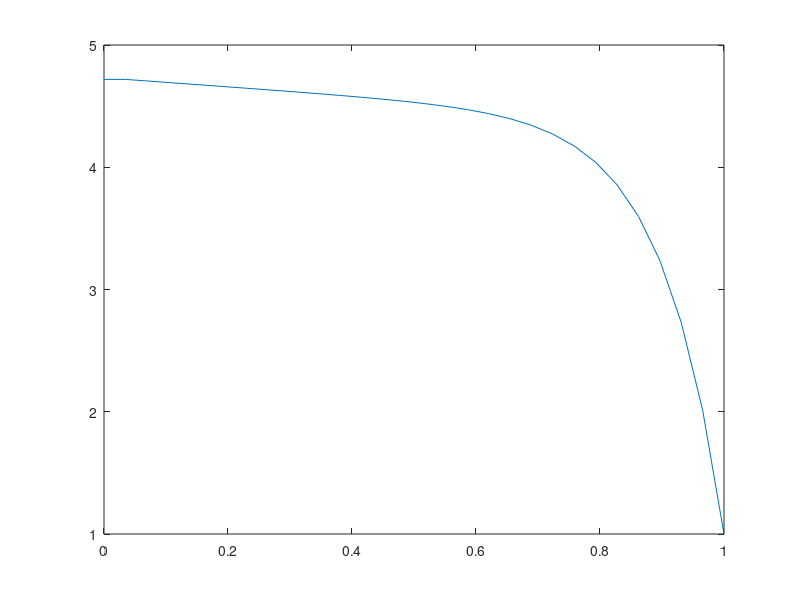

Reproduce this figure in MATLAB. (Note: this script raises an error after producing the figure.)
% discretizzazione delle equazioni differenziali del secondo ordine del
% tipo: -k*d^2phi/dx^2 + a*dphi/dx + b*phi=PI(x)
%la situazione è diversa in base alle condizioni al contorno

close all; clear; clc;
L=1; %definiamo la lunghezza del dominio
a=10;
k=1;
b=1;
PhiA=1; PhiB=1;     %condizioni al contorno dirichlet

%parametri numerici

N=30; %numero punti del dominio
x=linspace(0,L,N); %punti del dominio
h= x(2)-x(1); %il mesh è uniforme quindi h è sempre lo stesso
hq=h*h;

D=gallery("tridiag", N-2, -1, 0, 1)/(2*h); %creo la prima matrice per le derivate prime

D2=gallery("tridiag", N-2, 1,-2,1)/hq; %matrice derivate seconde

%le matrici sono create senza la prima e l'ultima colonna

I=speye(N-2); %matrice identica ma sparsa
p=ones(N-2,1);

A= -k*D2 +a*D +b*I;     %matrice che rappresenta l'equazione differenziale

%se lasciassi così avrei condizione alla dirichlet (produzione pura avrei
%a e b=0 e avrei una parabola)

Phi=A\p;    %vettore soluzione punti interni

plot(x, [0; Phi; 0])        %plotto il grafico di Phi, consierando anche i punti iniziali e finali che in questo caso sono nulli


%% condizioni al contorno

p(1)=p(1) + (k/hq -a/(2*h))*PhiA;
p(N-2)=p(N-2) + (k/hq -a/(2*h))*PhiB;

A= -k*D2 +a*D +b*I;     %matrice che rappresenta l'equazione differenziale

Phi=A\p;
plot(x, [PhiA;Phi;PhiB]);


%attento, se vai troppo preciso il mesh va a puttane

%% condizione alla neumann
g=0; %phi1=phi2-gh

%alla matrice D2 va aggiunto -1 1 alla prima riga
%alla matrice D va aggiunto -1/2h

D(1 ,1)= -1/2*h;
D2(1, 1)=-1/hq;

p(1)=p(1)-(k/h +a/2)*g;

A= -k*D2 +a*D +b*I;     %matrice che rappresenta l'equazione differenziale

Phi=A\p;

plot(x, [Phi(1)-g*h; Phi; PhiB]);


%% mesh variabile


% definisco un h(i) 
%posso definirlo usando una funzuone e decido io dove è più denso

csi = linspace(0,L,N);
x = L* (csi/L).^2;  %infittisce vicino a 0
x = L* (csi/L).^0.5; %infittisce vicino a L

%chiamo la pesider

for i=3:N-2
    ir=i-1;
    xs = x(i-1:i+1);
    xc =xs(2);
    w1= PesiDer(xs,xc,1);   D(ir, ir-1:ir+1)=w1;
    w2= PesiDer(xs,xc,2);   D2(ir, ir-1:ir+1)=w2;
end

%il ciclo fot riempie l'interno della matrice, la prima e ultima componente
%le faccio a parte
